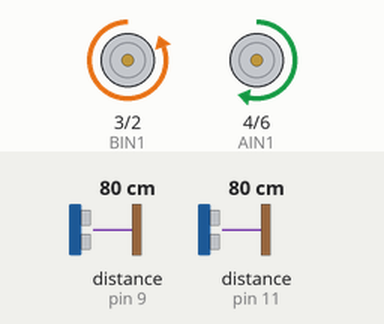
Bench run of a sketch on a simulated Arduino Uno, built with avr-gcc and run on an emulated ATmega328P. Shown: motor-driver pin pairs drawn as motors (green arrow = first pin HIGH = forward, orange = second pin HIGH = backward, longer = more drive, scaled by the enable pin). Wiring (inferred from the names in the program): 2 × ultrasonic range finder: trigger pin 8, echo pin 9 / trigger pin 10, echo pin 11. Inputs (shaded band) come from the test bench; at power-on: distance to the obstacle (sensors on pin 9, pin 11) 80 cm. The echo pulse lasts 58.3 µs per cm.

Above: at 1.2 s.
1.3 s: distance to the obstacle (sensor on pin 9) set to 38 cm
2.8 s: distance to the obstacle (sensor on pin 9) set to 31 cm
At 4.0 s:
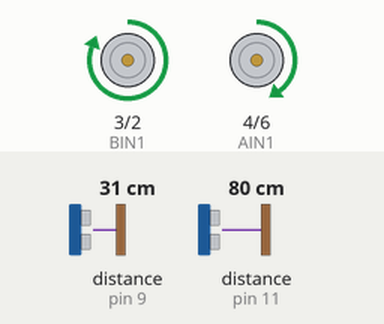
4.3 s: distance to the obstacle (sensor on pin 9) set to 120 cm
At 5.1 s:
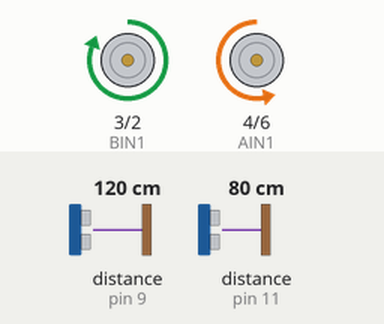
5.8 s: distance to the obstacle (sensor on pin 9) set to 83 cm
7.3 s: distance to the obstacle (sensor on pin 9) set to 76 cm
At 8.3 s:
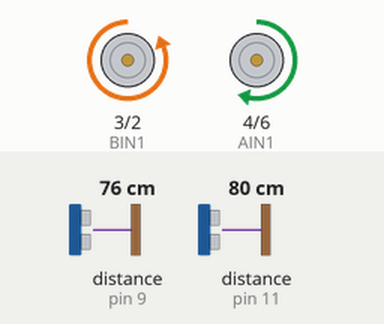
8.8 s: distance to the obstacle (sensor on pin 9) set to 2 cm
At 10.1 s:
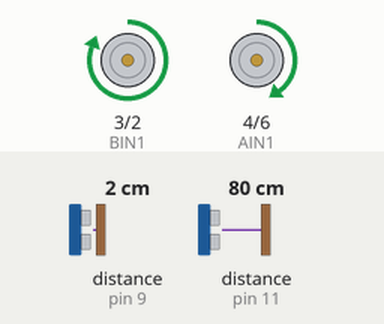
Timing chart, 0 to 11.3 s (numbered marks = the images above; inputs shaded):
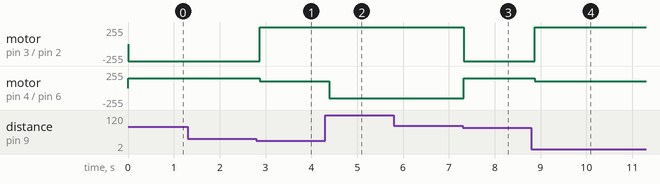

The sketch:

MultiTurn.ino
```cpp
#include <Arduino.h>
#define MAX_DISTANCE 12
// Hulom's Group
const int PWMA = 5;
const int PWMB = 5;
const int AIN1 = 4;
const int AIN2 = 6;
const int BIN1 = 3;
const int BIN2 = 2;

const int moveForwardSpeed = 100;
const int moveBackwardSpeed = 150;
const int motorTurnSpeed = 150;

const int left_Trig = 8;
const int left_Echo = 9;
const int right_Trig = 10;
const int right_Echo = 11;

const int left_IR = 12;
const int Right_IR = 13;
const int back_IR = 7;

void setup() {
  pinMode(PWMA, OUTPUT);
  pinMode(PWMB, OUTPUT);
  pinMode(AIN1, OUTPUT);
  pinMode(AIN2, OUTPUT);
  pinMode(BIN1, OUTPUT);
  pinMode(BIN2, OUTPUT);

  pinMode(left_Trig, OUTPUT);
  pinMode(right_Trig, OUTPUT);

  pinMode(left_Echo, INPUT);
  pinMode(right_Echo, INPUT);

  pinMode(left_IR, INPUT);
  pinMode(Right_IR, INPUT);
  pinMode(back_IR, INPUT);

  Serial.begin(9600);
}

void moveForward() {
  digitalWrite(AIN1, HIGH);
  digitalWrite(AIN2, LOW);
  digitalWrite(BIN1, HIGH);
  digitalWrite(BIN2, LOW);
  analogWrite(PWMA, moveForwardSpeed);
  analogWrite(PWMB, moveForwardSpeed);
}

void moveBackward() {
  digitalWrite(AIN1, LOW);
  digitalWrite(AIN2, HIGH);
  digitalWrite(BIN1, LOW);
  digitalWrite(BIN2, HIGH);
  analogWrite(PWMA, moveBackwardSpeed);
  analogWrite(PWMB, moveBackwardSpeed);
}

void stopMotors() {
  digitalWrite(AIN1, LOW);
  digitalWrite(AIN2, LOW);
  digitalWrite(BIN1, LOW);
  digitalWrite(BIN2, LOW);
  analogWrite(PWMA, 0);
  analogWrite(PWMB, 0);
}

void leftTurn() {
  digitalWrite(AIN1, LOW);
  digitalWrite(AIN2, HIGH);
  digitalWrite(BIN1, HIGH);
  digitalWrite(BIN2, LOW);
  analogWrite(PWMA, motorTurnSpeed);
  analogWrite(PWMB, motorTurnSpeed);
}

void rightTurn() {
  digitalWrite(AIN1, HIGH);
  digitalWrite(AIN2, LOW);
  digitalWrite(BIN1, LOW);
  digitalWrite(BIN2, HIGH);
  analogWrite(PWMA, motorTurnSpeed);
  analogWrite(PWMB, motorTurnSpeed);
}

int measureDistance(int triggerPin, int echoPin) {
  digitalWrite(triggerPin, LOW);
  delayMicroseconds(2);
  digitalWrite(triggerPin, HIGH);
  delayMicroseconds(10);
  digitalWrite(triggerPin, LOW);
  long duration = pulseIn(echoPin, HIGH);
  return duration * 0.0133 / 2;
}

void loop() {
  int leftDistance = measureDistance(left_Trig, left_Echo);
  int rightDistance = measureDistance(right_Trig, right_Echo);
  if (leftDistance <= MAX_DISTANCE || rightDistance <= MAX_DISTANCE) {
    moveForward();
    delay(100);
  } else {
    if (leftDistance > rightDistance) {
      leftTurn();
      delay(100);
    } else {
      rightTurn();
      delay(100);
    }
  }
  delay(1);
}
```

Measured:
- the behaviour switches between 34 and 33 cm on distance to the obstacle (sensor on pin 9) (found by bisection; images 0 and 1)
- the behaviour switches between 81 and 80 cm on distance to the obstacle (sensor on pin 9) (found by bisection; images 2 and 3)
- after the input at 1.3 s, every drawn part: stays the same
- after the input at 2.8 s, motor on pin 3 (BIN1) / pin 2 (BIN2): backward 255/255 → forward 255/255 after 0.07 s; motor on pin 4 (AIN1) / pin 6 (AIN2): forward 150/255 → forward 100/255 after 0.07 s
- after the input at 4.3 s, motor on pin 4 (AIN1) / pin 6 (AIN2): forward 100/255 → backward 150/255 after 0.09 s
- after the input at 5.8 s, every drawn part: stays the same
- after the input at 7.3 s, motor on pin 3 (BIN1) / pin 2 (BIN2): forward 255/255 → backward 255/255 at once; motor on pin 4 (AIN1) / pin 6 (AIN2): backward 150/255 → forward 150/255 at once
- after the input at 8.8 s, motor on pin 3 (BIN1) / pin 2 (BIN2): backward 255/255 → forward 255/255 after 0.07 s; motor on pin 4 (AIN1) / pin 6 (AIN2): forward 150/255 → forward 100/255 after 0.07 s
